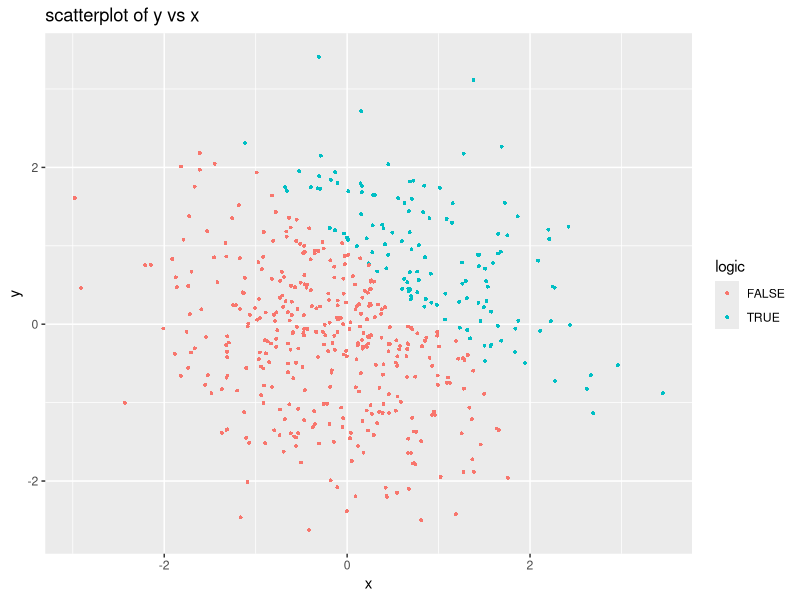
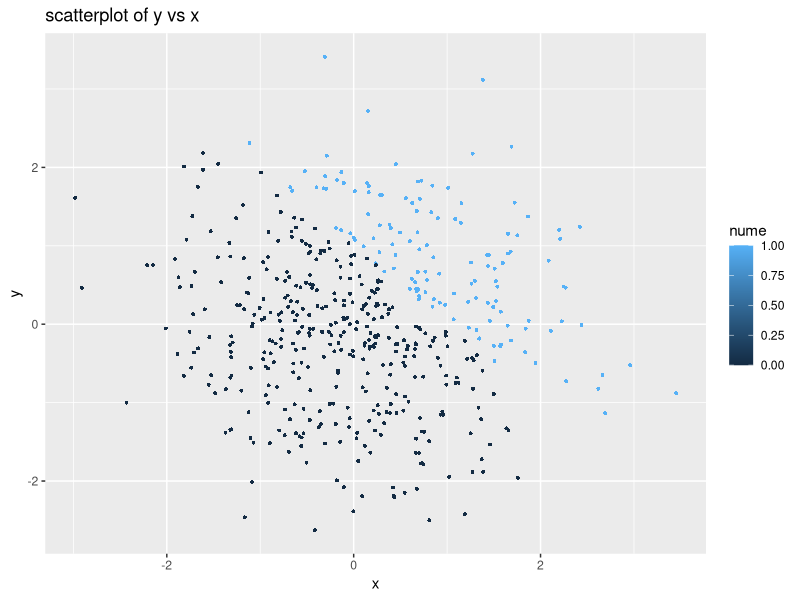
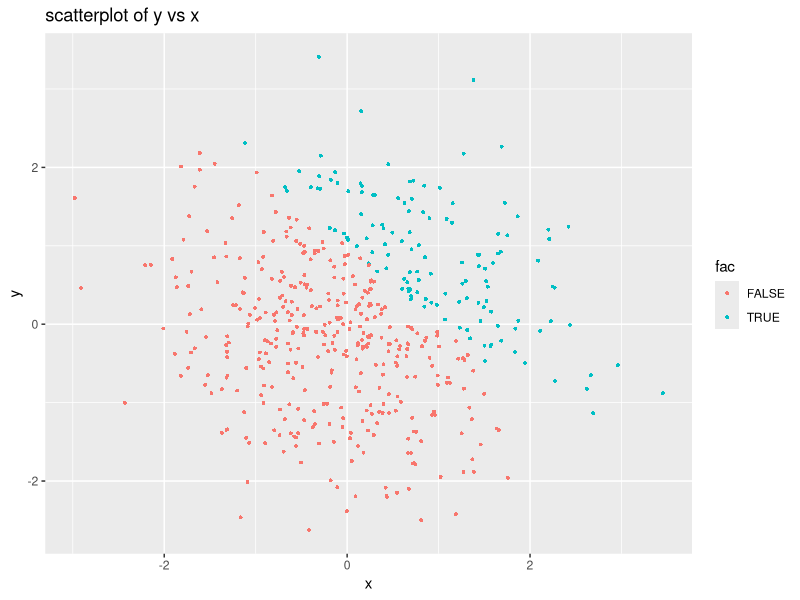
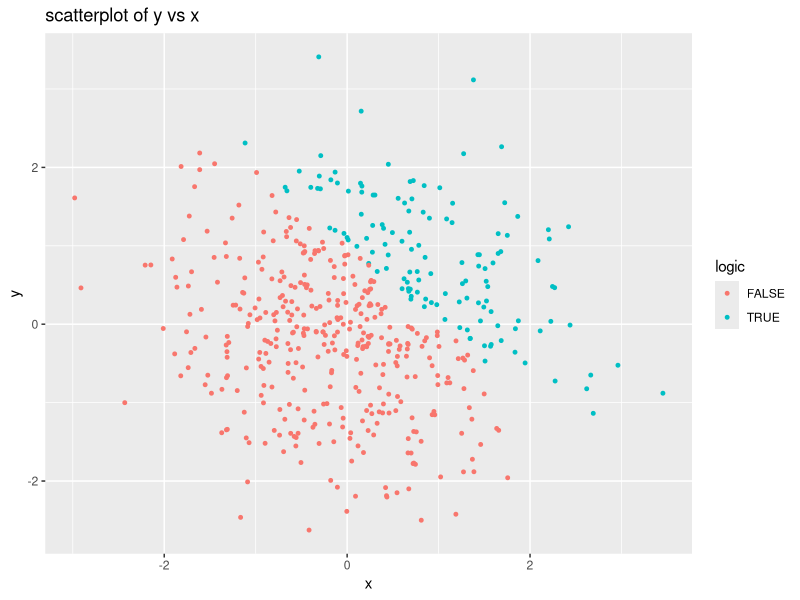

Recreate these plots in R, in order.
## ---- chunk 1

library(tidyverse)
library(ggplot2)
set.seed(961223)

df <- tibble( ran  = rnorm(8),
              logic= ran > 0 ,
              char = c("I", "l", "o", "v",
                       "e", "d","s","!"),
              fact = factor(c(rep(1,3),
                              rep(2,4),
                              rep(3,1))))

#calculate means
pull(df,ran) %>% 
mean()

pull(df,logic) %>% 
mean()

pull(df,char) %>% 
mean()

pull(df,fact) %>% 
mean()
## ---- chunk 2

#covert logical vector to numric vetor 

 pull(df,logic) %>% 
 as.numeric() *  pull(df,ran)

#covert logical vector to factor vetor 
 
 pull(df,logic) %>% 
 as.factor() *  pull(df,ran)
 

#covert logical vector to factor and then convert result
  pull(df,logic) %>% 
  as.factor() %>% 
  as.numeric() * pull(df,ran)


## ---- chunk 3

df2 <- tibble(x = rnorm(500),
              y = rnorm(500),
              logic = x + y > 1,
              nume  = as.numeric(logic),
              fac   = as.factor (logic))


x_sum <- tibble( nrow = nrow(df2),
                 ncol = ncol(df2),
                 x_mean   = mean(df2$x),
                 x_median = median(df2$x),
                 x_SD     = sd(df2$x) )


pull(df2,logic) %>%
table() %>% 
prop.table() 
x_sum

## ---- chunk 4

 ggplot( df2, aes(x, y, color = logic)) + 
  geom_point(size = 1.0, shape = 16)    + 
  labs(  title = "scatterplot of y vs x",
         x     = "x",
         y     = "y")

 ggplot( df2, aes(x, y, color = nume)) +
  geom_point(size = 1.0, shape = 16)   +
  labs(  title    = "scatterplot of y vs x",
         x        = "x",
         y        = "y")
 
 ggplot( df2, aes(x, y,color = fac)) + 
  geom_point(size = 1.0, shape = 16) +
  labs(  title    = "scatterplot of y vs x",
         x        = "x",
         y        = "y")


## ---- chunk 5
plot_1 <- 
  ggplot(df2, 
         aes(x, y, color = logic)) + 
  geom_point(size = 1.0)           + 
  labs(title= "scatterplot of y vs x",
       x    = "x",
       y    = "y")

ggsave("plot_1.pdf")
